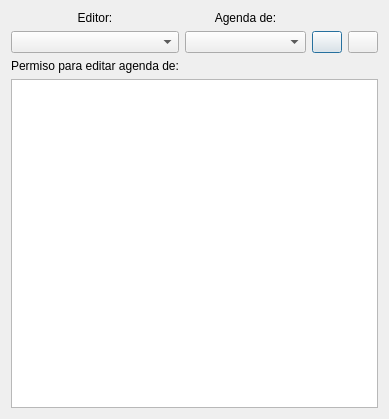
<?xml version="1.0" encoding="UTF-8"?>
<ui version="4.0">
 <class>PermisosAgendaForm</class>
 <widget class="QDialog" name="PermisosAgendaForm">
  <property name="geometry">
   <rect>
    <x>0</x>
    <y>0</y>
    <width>389</width>
    <height>419</height>
   </rect>
  </property>
  <property name="windowTitle">
   <string>Permisos de agenda</string>
  </property>
  <layout class="QGridLayout" name="gridLayout">
   <item row="0" column="1">
    <widget class="QLabel" name="label_2">
     <property name="text">
      <string>Agenda de:</string>
     </property>
     <property name="alignment">
      <set>Qt::AlignCenter</set>
     </property>
    </widget>
   </item>
   <item row="1" column="2">
    <widget class="QPushButton" name="btn_add">
     <property name="maximumSize">
      <size>
       <width>30</width>
       <height>16777215</height>
      </size>
     </property>
     <property name="text">
      <string/>
     </property>
     <property name="icon">
      <iconset resource="../terra.qrc">
       <normaloff>:/Icons/PNG/add.png</normaloff>:/Icons/PNG/add.png</iconset>
     </property>
    </widget>
   </item>
   <item row="1" column="0">
    <widget class="QComboBox" name="combo_from"/>
   </item>
   <item row="1" column="1">
    <widget class="QComboBox" name="combo_to"/>
   </item>
   <item row="0" column="0">
    <widget class="QLabel" name="label">
     <property name="text">
      <string>Editor:</string>
     </property>
     <property name="alignment">
      <set>Qt::AlignCenter</set>
     </property>
    </widget>
   </item>
   <item row="1" column="3">
    <widget class="QPushButton" name="btn_remove">
     <property name="maximumSize">
      <size>
       <width>30</width>
       <height>16777215</height>
      </size>
     </property>
     <property name="toolTip">
      <string>Borra el permiso seleccionado de la lista</string>
     </property>
     <property name="text">
      <string/>
     </property>
     <property name="icon">
      <iconset resource="../terra.qrc">
       <normaloff>:/Icons/PNG/Delete.png</normaloff>:/Icons/PNG/Delete.png</iconset>
     </property>
    </widget>
   </item>
   <item row="3" column="0" colspan="4">
    <widget class="QListView" name="listView">
     <property name="editTriggers">
      <set>QAbstractItemView::NoEditTriggers</set>
     </property>
     <property name="selectionMode">
      <enum>QAbstractItemView::SingleSelection</enum>
     </property>
     <property name="selectionBehavior">
      <enum>QAbstractItemView::SelectRows</enum>
     </property>
    </widget>
   </item>
   <item row="2" column="0">
    <widget class="QLabel" name="label_3">
     <property name="text">
      <string>Permiso para editar agenda de:</string>
     </property>
    </widget>
   </item>
  </layout>
 </widget>
 <resources>
  <include location="../terra.qrc"/>
 </resources>
 <connections/>
</ui>
